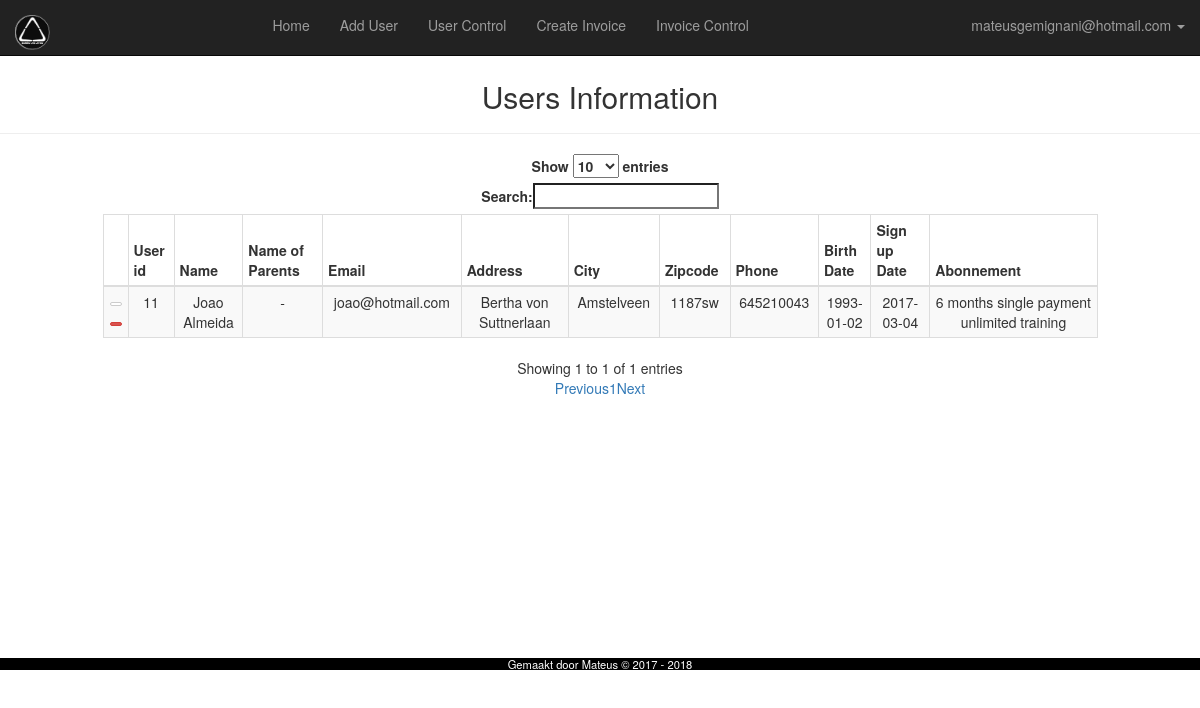
Screenshot of /admin/user_table.php (signed in) with the database file from the repository.
### tables this page shows
CREATE TABLE `tbl_users` (
  `id` int(11) NOT NULL AUTO_INCREMENT,
  `full_name` varchar(100) NOT NULL,
  `full_name_pat` varchar(255) NOT NULL,
  `email` varchar(100) NOT NULL,
  `password` varchar(100) NOT NULL,
  `bday` date NOT NULL,
  `address` text NOT NULL,
  `city` varchar(255) NOT NULL,
  `zipcode` varchar(255) NOT NULL,
  `phone` int(11) NOT NULL,
  `plan` int(11) NOT NULL,
  `sdate` date NOT NULL,
  `permissions` tinyint(4) NOT NULL DEFAULT '0',
  PRIMARY KEY (`id`),
  UNIQUE KEY `userEmail` (`email`)
);

### admin/User.php (called while the page is built, shortened)
<?php
class User
{
    private $conn;
    public function __construct()
    {
        $database = new Database();
        $db = $database->dbConnection();
        $this->conn = $db;
    }
    public function runQuery($sql)
    {
        $stmt = $this->conn->prepare($sql);
        return $stmt;
    }
}

### admin/user_table.php (the view, shortened to what this page needs)
<?php
require_once 'User.php';
$user_home = new User();
        ?>
        <?php
include_once 'includes_admin/head_admin.php';
include_once 'includes_admin/nav_admin.php';
?>
<br><br><br>
<h2 class="text-center">Users Information</h2>
<hr>
<div class="row">
    <div class="col-md-1"></div>
    <div class="col-md-10">
        <table id="employee_data" class="table table-bordered table-condensed table-striped">
            <thead>
                <th></th>
                <th>User id</th>
                <th>Name</th>
                <th>Name of Parents</th>
                <th>Email</th>
                <th>Address</th>
                <th>City</th>
                <th>Zipcode</th>
                <th>Phone</th>
                <th>Birth Date</th>
                <th>Sign up Date</th>
                <th>Abonnement</th>
            </thead>
            <tbody>
            <?php
            $stmt_table = $user_home->runQuery("SELECT * FROM tbl_users WHERE permissions!=1");
            $stmt_table->execute();
            while($row_table = $stmt_table->fetch(PDO::FETCH_ASSOC)):
                $user_id = (int)$row_table['id'];
                $user_name = $row_table['full_name'];
                $user_pat_name = $row_table['full_name_pat'];
                $user_email = $row_table['email'];
                $user_address = $row_table['address'];
                $user_city = $row_table['city'];
                $user_zipcode = $row_table['zipcode'];
                $user_phone = $row_table['phone'];
                $user_bday = $row_table['bday'];
                $user_sdate = $row_table['sdate'];
                $user_plan = $row_table['plan'];
                if($user_plan == "1"){
                    $user_plan = "6 months single payment unlimited training";
                }
                if($user_pat_name == "not apliable"){
                    $user_pat_name = "-";
                }
                ?>
                <tr>
                    <td>
                        <a href="user_table.php?edit=<?php echo $user_id; ?>" class="btn btn-xs btn-default" ><i class="fa fa-pencil-square" aria-hidden="true"></i></a>
                        <a onclick="return confirm('Ben je zeker?')" href="user_table.php?delete=<?php echo $user_id; ?>" class="btn btn-xs btn-danger"><i class="fa fa-times" aria-hidden="true"></i></a>
                    </td>
                    <td><?php echo $user_id; ?></td>
                    <td><?php echo $user_name; ?></td>
                    <td><?php echo $user_pat_name; ?></td>
                    <td><?php echo $user_email; ?></td>
                    <td><?php echo $user_address; ?></td>
                    <td><?php echo $user_city; ?></td>
                    <td><?php echo $user_zipcode; ?></td>
                    <td><?php echo $user_phone; ?></td>
                    <td><?php echo $user_bday; ?></td>
                    <td><?php echo $user_sdate; ?></td>
                    <td><?php echo $user_plan; ?></td>
                </tr>
            <?php endwhile; ?>
            </tbody>
        </table>
    </div>
    <div class="col-md-1"></div>
</div>
<br><br><br><br><br><br><br><br><br><br><br><br>
<div class="row">
    <footer>
        <h3>Gemaakt door Mateus &copy; 2017 - <?php echo date("Y"); ?></h3>
    </footer>
</div>
</div>
</body>
</html>

### admin/includes_admin/head_admin.php (shortened to what this page needs)
<!doctype html>
<html class="no-js" lang="">
<head>
    <link href="http://maxcdn.bootstrapcdn.com/bootstrap/3.3.4/css/bootstrap.min.css" rel="stylesheet">
    <link rel="stylesheet" href="https://cdnjs.cloudflare.com/ajax/libs/aos/2.1.1/aos.css">
</head>
<body>
<div class="container-responsive">

### admin/includes_admin/nav_admin.php (shortened to what this page needs)
<?php
$stmt_navbar = $user_home->runQuery("SELECT * FROM tbl_users WHERE id=:uid");
$stmt_navbar->execute(array(":uid"=>$_SESSION['userSession']));
$row = $stmt_navbar->fetch(PDO::FETCH_ASSOC);
?>
<nav class="navbar navbar-inverse navbar-fixed-top">
    <div class="container-fluid">
        <div class="navbar-header">
            <a class="navbar-brand" href="index.php" style="margin-bottom: 5px;">
                <img src="../img/minilogo.png" width="35" height="35" alt="">
            </a>
        </div>
        <div class="collapse navbar-collapse" id="bs-example-navbar-collapse-1">
            <ul class="nav navbar-nav">
                <li><a href="index.php">Home <span class="sr-only">(current)</span></a></li>
                <li><a href="user_control.php">Add User</a></li>
                <li><a href="user_table.php">User Control</a></li>
                <li><a href="payments.php">Create Invoice</a></li>
                <li><a href="facturen.php">Invoice Control</a></li>
            </ul>
            <ul class="nav navbar-nav navbar-right">
                <li class="dropdown ">
                    <a href="#" class="dropdown-toggle" data-toggle="dropdown" role="button" aria-haspopup="true" aria-expanded="false">
                        <i class="icon-user"></i><?php echo $row['email']; ?> <i class="caret"></i>
                    </a>
                </li>
            </ul>
        </div>
    </div>
</nav>

### admin/includes_admin/head_admin.php (style rules this page uses)
footer { background: #000; }
footer h3 { text-align: center; font-weight: normal; color: white; font-size: 80%; }
@media (min-width: 768px) { .navbar .navbar-nav { display: inline-block; float: none; vertical-align: top; } }
@media (min-width: 768px) { .navbar .navbar-collapse { text-align: center; } }
body { background-color: white; text-align: center; }

### rows the page displays
tbl_users: email "mateusgemignani@hotmail.com"
tbl_users: id "11", full_name "Joao Almeida", full_name_pat "-", email "joao@hotmail.com", address "Bertha von Suttnerlaan", city "Amstelveen", zipcode "1187sw", phone "645210043", bday "1993-01-02", sdate "2017-03-04", plan "6 months single payment unlimited training"
